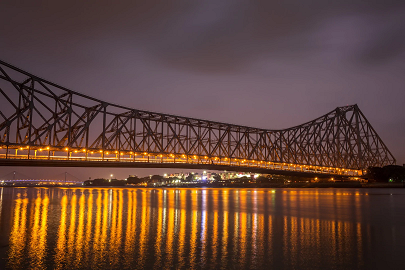
#> input picture Lab3/bridge.png, 405 x 270 px
$ python main2.py
#> lines starting #> are read from the running program, lines starting #| are printed output that depends on the picture
import numpy
import  cv2

def load_image(fpath: str) -> numpy.ndarray:
#> called with fpath = 'bridge.png'
    data = numpy.fromfile(fpath, dtype=numpy.uint8)
    image = cv2.imdecode(data, cv2.IMREAD_COLOR)
#> image is the input picture: shape (270, 405, 3); mean B, G, R 55.5, 68.3, 98.7
    if image is None:
        raise IOError('Invalid file format')
    return image


def view_fourier(f: numpy.ndarray)-> numpy.ndarray:
    res = numpy.log(numpy.abs(f))
    min, max = res.min(), res.max()
    res-=min
    res*=255.0/(max-min)
    return res.astype(numpy.uint8)


image = load_image('bridge.png')
gray = cv2.cvtColor(image,cv2.COLOR_BGR2GRAY)
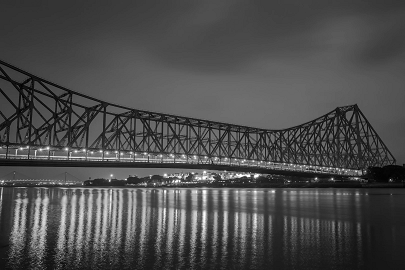
#> gray: shape (270, 405); min 1, max 255, mean 75.9
cv2.imshow('Image', gray)

fourier = numpy.fft.fft2(gray)  # быстрое преобр. Фурье
fourier = numpy.fft.fftshift(fourier)  # приводим к каноническому виду
print(f'Изображение: {gray.shape}, {gray.dtype}')
#| Изображение: (270, 405), uint8
print(f'Форма Фурье: {fourier.shape}, {fourier.dtype}')
#| Форма Фурье: (270, 405), complex128
amp = view_fourier(fourier)
#> in view_fourier, `res = numpy.log(numpy.abs(f))`:
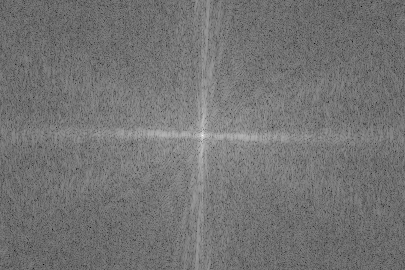
#> res: shape (270, 405) float64; min 1.57, max 15.93, mean 8.11; drawn with min black and max white
#> in view_fourier, `min, max = res.min(), res.max()`: min = 1.57; max = 15.93
print(f'Амплитуды: {amp.shape}, {amp.dtype}')
#| Амплитуды: (270, 405), uint8
print(f'     {amp.min()}... {amp.max()}')
#> (printed output is left out)
cv2.imshow('Амплитуды', amp)

unshift = numpy.fft.ifftshift(fourier)
restored = numpy.fft.ifft2(unshift)
print(f'Востоновленное: {restored.shape}, {restored.dtype}')
#| Востоновленное: (270, 405), complex128
result = numpy.abs(restored).astype(numpy.uint8)
cv2.imshow('Result', result)
cv2.waitKey()
